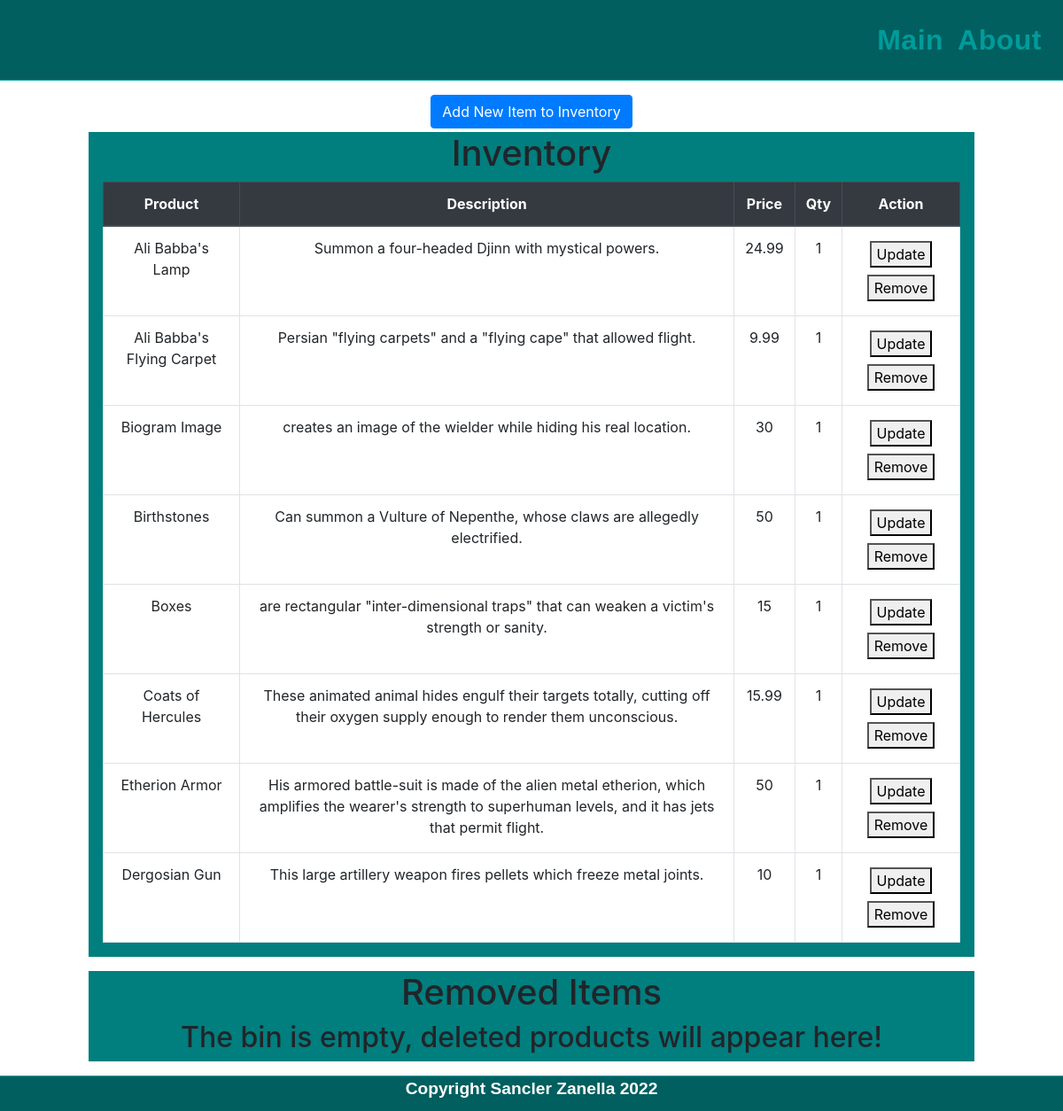
Before: / with the older database file.
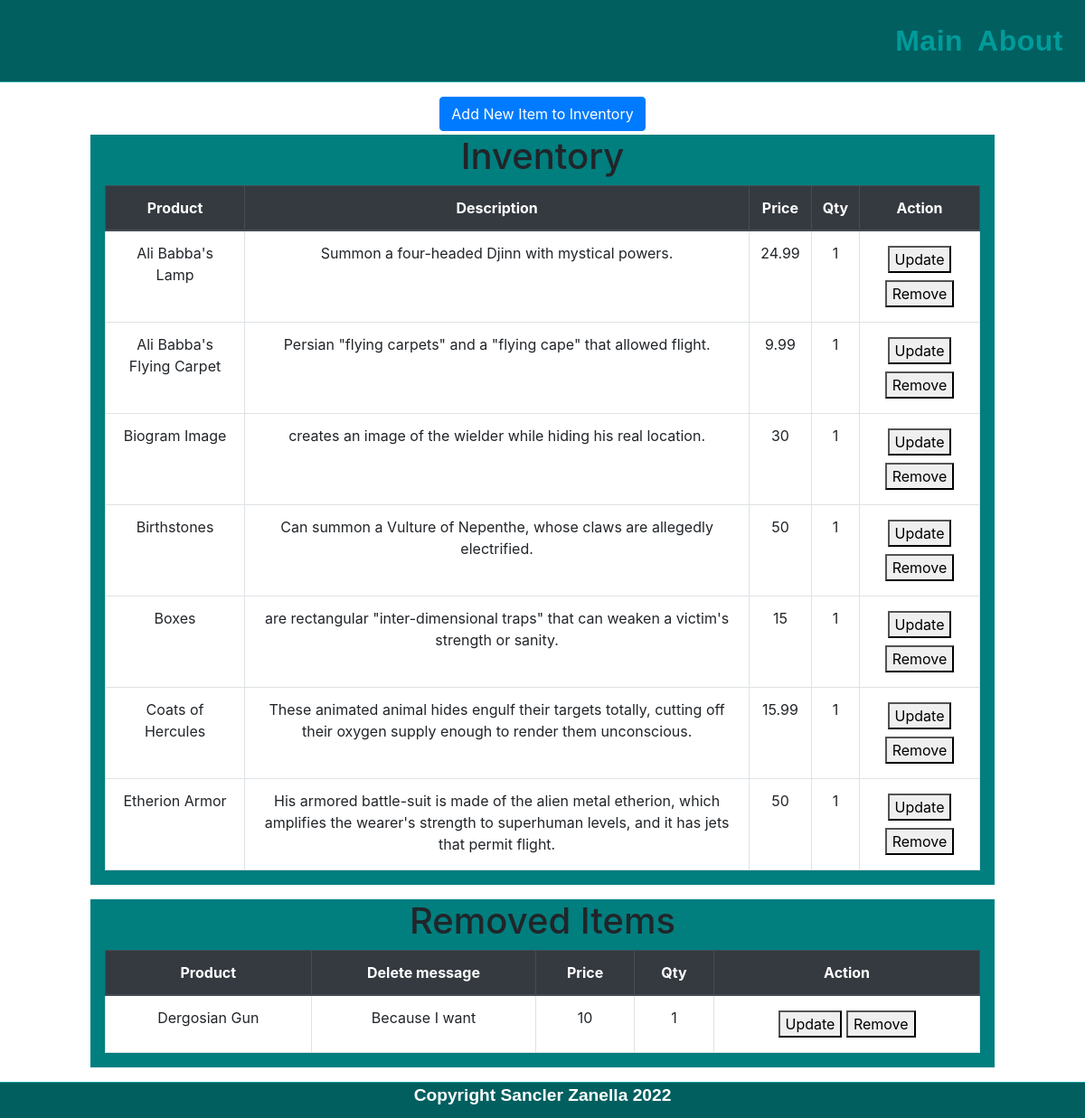
After: the same page with the newer database file.
### app/utils.py (models this page shows, shortened)
class Inventory(db.Model):
      id = db.Column(db.Integer, primary_key=True)
      name = db.Column(db.String(80), nullable=False)
      description = db.Column(db.String(80), nullable=True)
      price = db.Column(db.Integer, nullable=False)
      quantity = db.Column(db.Integer, default=1)
      date_created = db.Column(db.DateTime, default=datetime.utcnow)

class DeletedInventory(db.Model):
      id = db.Column(db.Integer, primary_key=True)
      name = db.Column(db.String(80), nullable=False)
      description = db.Column(db.String(80), nullable=True)
      price = db.Column(db.Integer, nullable=False)
      quantity = db.Column(db.Integer, default=1)
      date_created = db.Column(db.DateTime, default=datetime.utcnow)
      reason_for_deletion = db.Column(db.String(80), nullable=False)

### app/routes/index/routes.py (the view)
@index_page.route('/', methods=["GET", "POST"])
def index():
    if request.method == "POST":
      name = request.form['productName']
      description = request.form['productDesc']
      price = request.form['productPrice']
      quantity = request.form['productQty']
      new_product = Inventory(name=name, description=description, price=price, quantity=quantity)
      try:
              db.session.add(new_product)
              db.session.commit()
              flash("Item Successfuly Added")
              return redirect('/')
      except Exception as e:
          flash("There was an issue adding your Item")
          return redirect('/')
    else:
        products = Inventory.query.order_by(Inventory.date_created).all()
        deleted_products = DeletedInventory.query.order_by(DeletedInventory.date_created).all()
        return render_template("index.html", products=products, deleted_products=deleted_products)

### app/templates/index.html (shortened to what this page needs)
{% extends 'base.html' %}
{% block styles %}
  <link rel="stylesheet" href="{{ url_for('static', filename='css/index.css') }}" type="text/css">
{% endblock %}
{% block content %}
  <div class="row no-gutters">
    <div class="col-10 px-3 mx-auto mt-3 mb-1 text-center">
      {% include "partials/index/_addItemModal.html" %}
    </div>
    <div class="col-10 px-3 mx-auto mb-3 invtSection">
      <h1 class="text-center">
        Inventory
      </h1>
      {% if products|length < 1 %}
        <div class="row no-gutters">
          <div class="col-12 text-center">
            <h2>The inventory is empty!</h2>
          </div>
        </div>
      {% else %}
        <table class="table text-center table-bordered">
        <thead class="thead-dark">
          <tr>
            <th scope="col">Product</th>
            <th scope="col">Description</th>
            <th scope="col">Price</th>
            <th scope="col">Qty</th>
            <th scope="col">Action</th>
          </tr>
        </thead>
        <tbody>
          {% for product in products %}
            <tr>
            <td>{{ product.name }}</td>
            <td>{{ product.description }}</td>
            <td>{{ product.price }}</td>
            <td>{{ product.quantity }}</td>
            <td>
              <button id="updateBtn_{{ product.id }}" class="updateBtn my-1" data-modal="#updateItemModal_{{ product.id }}">Update</button>
              <button id="removeBtn_{{ product.id }}" class="removeBtn my-1" data-modal="#removeItemModal_{{ product.id }}">
                Remove
              </button>
            </td>
          </tr>
          {% endfor %}
        </tbody>
      </table>
      {% endif %}
    </div>
    <div class="col-10 px-3 mx-auto mb-3 invtSection">
      <h1 class="text-center">
        Removed Items
      </h1>
      {% if deleted_products|length < 1 %}
        <div class="row no-gutters">
          <div class="col-12 text-center">
            <h2>The bin is empty, deleted products will appear here!</h2>
          </div>
        </div>
      {% else %}
        <table class="table text-center table-bordered">
        <thead class="thead-dark">
          <tr>
            <th scope="col">Product</th>
            <th scope="col">Delete message</th>
            <th scope="col">Price</th>
            <th scope="col">Qty</th>
            <th scope="col">Action</th>
          </tr>
        </thead>
        <tbody>
          {% for product in deleted_products %}
            <tr>
            <td>{{ product.name }}</td>
            <td>{{ product.reason_for_deletion }}</td>
            <td>{{ product.price }}</td>
            <td>{{ product.quantity }}</td>
            <td>
              <button class="my-1">Update</button>
              <button class="my-1">Remove</button>
            </td>
          </tr>
          {% endfor %}
        </tbody>
      </table>
      {% endif %}
    </div>
  </div>
{% endblock %}

### app/templates/base.html (shortened to what this page needs)
<!DOCTYPE html>
<html lang="en">
<head>
    <link rel="stylesheet" href="https://cdn.jsdelivr.net/npm/bootstrap@4.5.3/dist/css/bootstrap.min.css"
>
    <link rel="stylesheet" href="{{ url_for('static', filename='css/styles.css') }}" type="text/css">
    {% block styles %}
    {% endblock %}
</head>
<body>
    <header>
        {% include "partials/base/_navbar.html" %}
    </header>
    <main>
        <section aria-labelledby="mainContent">
            {% block content %}
            {% endblock %}
        </section>
    </main>
    <footer>
        <div id="copyright">
            <p class="text-center">Copyright Sancler Zanella <span id="footerYear"></span></p>
        </div>
    </footer>
</body>
</html>

### app/templates/partials/base/_navbar.html (shortened to what this page needs)
<nav class="navbar navbar-expand-lg navbar-light">
    <div class="collapse navbar-collapse" id="navbarSupportedContent">
        <ul class="navbar-nav ml-auto">
            <li class="nav-item">
                <a class="nav-link" href="{{ url_for('index.index') }}" aria-label="Go to main page">Main</a>
            </li>
            <li class="nav-item">
                <a class="nav-link" href="" aria-label="Go to about page">About</a>
            </li>
        </ul>
    </div>
</nav>

### app/templates/partials/index/_addItemModal.html (shortened to what this page needs)
<button class="btn btn-primary addItemBtn">
  Add New Item to Inventory
</button>

### app/static/css/styles.css (style rules this page uses)
nav { border-bottom: 1px solid rgb(0, 155, 155); background-color: rgb(1, 95, 95); }
.nav-item { font-weight: 600; font-size: 2em; letter-spacing: 0.5px; color: rgb(0, 155, 155); font-family: 'Fira Sans', sans-serif; }
.nav-link { margin: .5rem 0; }
.nav-item i, .nav-item a { color: rgb(0, 155, 155) !important; line-height: 42px; cursor: pointer; }
footer { height: 5vh; border-top: 1px solid rgb(0, 155, 155); background-color: rgb(1, 95, 95); }
#copyright { font-family: 'Source Sans Pro', sans-serif; font-weight: 800; font-size: 1.2em; color: #fff; }

### app/static/css/index.css (style rules this page uses)
.invtSection { background-color: rgb(1, 126, 126); }
tbody { background-color: #fff; }

Changed rows visible on the page:
removed Inventory: name "Dergosian Gun", description "This large artillery weapon fires pellets which freeze metal joints.", price "10", quantity "1"
added DeletedInventory: name "Dergosian Gun", reason_for_deletion "Because I want", price "10", quantity "1"
Other visible differences:
text no longer shown: "The bin is empty, deleted products will appear here!"
text now shown: "Product Delete message Price Qty Action"
